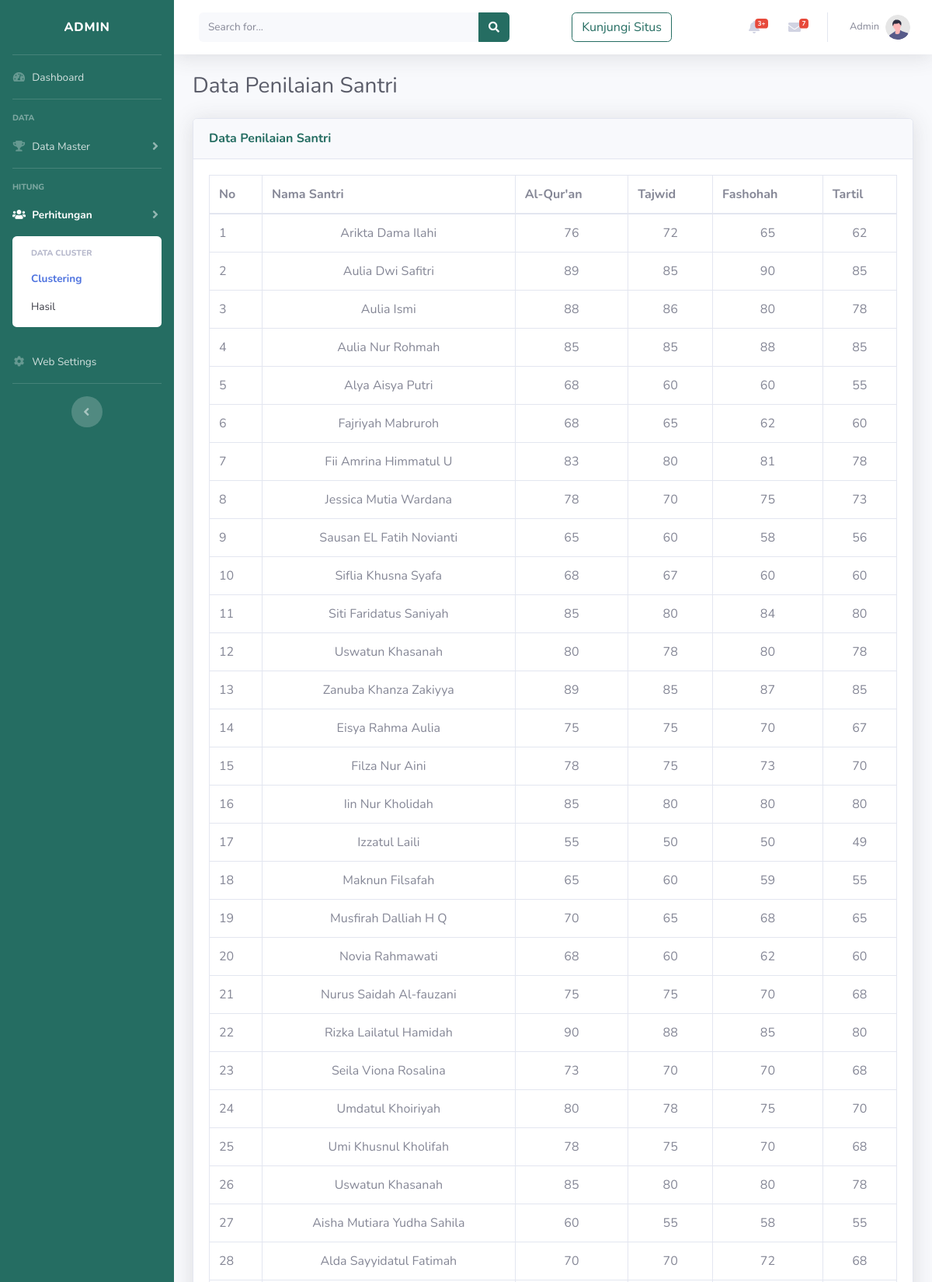
/admin/clustering.php (upper part), run on the app's committed database.
### tables this page shows
CREATE TABLE `tb_santri_2` (
  `id_santri` int(11) NOT NULL,
  `nama_santri` varchar(255) NOT NULL,
  `tempat_lahir` varchar(255) NOT NULL,
  `tanggal_lahir` varchar(100) NOT NULL,
  `no_hp` varchar(20) NOT NULL,
  `alamat` varchar(255) DEFAULT NULL,
  `alquran` varchar(100) NOT NULL,
  `tajwid` int(100) NOT NULL,
  `fashohah` int(100) NOT NULL,
  `tartil` int(100) NOT NULL
);

### admin/clustering.php (the view, shortened to what this page needs)
<?php include 'header.php'; ?>
<body id="page-top">
    <div id="wrapper">
        <ul class="navbar-nav bg-gradient-success sidebar sidebar-dark accordion" id="accordionSidebar">
            <a class="sidebar-brand d-flex align-items-center justify-content-center" href="index.php">
                <div class="sidebar-brand-icon">
                    <span>Admin</span>
                </div>
            </a>
            <hr class="sidebar-divider my-0">
            <li class="nav-item">
                <a class="nav-link" href="index.php">
                    <i class="fas fa-fw fa-tachometer-alt"></i>
                    <span>Dashboard</span></a>
                </li>
                <hr class="sidebar-divider">
                <div class="sidebar-heading">
                    Data
                </div>
                <li class="nav-item">
                    <a class="nav-link collapsed" href="#" data-toggle="collapse" data-target="#collapseTwo"
                    aria-expanded="true" aria-controls="collapseTwo">
                    <i class="fas fa-fw fa-trophy"></i>
                    <span>Data Master</span>
                </a>
            </li>
            <hr class="sidebar-divider">
            <div class="sidebar-heading">
                Hitung
            </div>
            <li class="nav-item active">
                <a class="nav-link collapsed" href="#" data-toggle="collapse" data-target="#collapsePages"
                aria-expanded="true" aria-controls="collapsePages">
                <i class="fas fa-fw fa-users"></i>
                <span>Perhitungan</span>
            </a>
            <div id="collapsePages" class="collapse show" aria-labelledby="headingPages" data-parent="#accordionSidebar">
                <div class="bg-white py-2 collapse-inner rounded">
                    <h6 class="collapse-header">Data Cluster</h6>
                    <a class="collapse-item active" href="clustering.php">Clustering</a>
                    <a class="collapse-item" href="hasil.php">Hasil</a>
                </div>
            </div>
        </li>
        <li class="nav-item">
            <a class="nav-link" href="settings.php">
                <i class="fas fa-fw fa-cog"></i>
                <span>Web Settings</span></a>
            </li>
            <hr class="sidebar-divider d-none d-md-block">
            <div class="text-center d-none d-md-inline">
                <button class="rounded-circle border-0" id="sidebarToggle"></button>
            </div>
        </ul>
        <?php include 'nav.php'; ?>
        <div class="container-fluid">
            <div class="d-sm-flex align-items-center justify-content-between mb-4">
                <h1 class="h3 mb-0 text-gray-800">Data Penilaian Santri</h1>
            </div>
            <div class="row">
                <div class="col-lg-12">
                    <div class="card shadow mb-4">
                        <div class="card-header py-3">
                            <h6 class="m-0 font-weight-bold text-success">Data Penilaian Santri
                            </h6>
                        </div>
                        <div class="card-body">
                           <div class="form-group">
                            <?php
                            $query = $koneksi->query("SELECT * FROM tb_santri_2");
                            ?>
                    <div class="table-responsive">
                        <table class="table table-bordered" id="dataTable" width="100%" cellspacing="0">
                            <thead>
                                <tr>
                                    <th>No</th>
                                    <th>Nama Santri</th>
                                    <th>Al-Qur'an</th>
                                    <th>Tajwid</th>
                                    <th>Fashohah</th>
                                    <th>Tartil</th>
                                </tr>
                            </thead>
                            <tbody>
                                <?php
                                $nomor=1;
                                while($data=$query->fetch_assoc()){
                                    ?>
                                    <tr>
                                        <td><?php echo $nomor++; ?></td>
                                        <td align="center" class="text-center"><?php echo $data['nama_santri']; ?></td>
                                        <td align="center" class="text-center"><?php echo $data['alquran']; ?></td>
                                        <td align="center" class="text-center"><?php echo $data['tajwid']; ?></td>
                                        <td align="center" class="text-center"><?php echo $data['fashohah']; ?></td>
                                        <td align="center" class="text-center"><?php echo $data['tartil']; ?></td>
                                    </tr>
                                <?php } ?>
                            </tbody>
                        </table>
                    </div>
                </div>
            </div>
        </div>
    </div>
</div>
</div>
</div>
</div>
</div>
</body>
</html>

### data on the page
tb_santri_2: nama_santri "Arikta Dama Ilahi", alquran "76", tajwid "72", fashohah "65", tartil "62"
tb_santri_2: nama_santri "Aulia Dwi Safitri", alquran "89", tajwid "85", fashohah "90", tartil "85"
tb_santri_2: nama_santri "Aulia Ismi", alquran "88", tajwid "86", fashohah "80", tartil "78"
tb_santri_2: nama_santri "Aulia Nur Rohmah", alquran "85", tajwid "85", fashohah "88", tartil "85"
tb_santri_2: nama_santri "Alya Aisya Putri", alquran "68", tajwid "60", fashohah "60", tartil "55"
tb_santri_2: nama_santri "Fajriyah Mabruroh", alquran "68", tajwid "65", fashohah "62", tartil "60"
tb_santri_2: nama_santri "Fii Amrina Himmatul U", alquran "83", tajwid "80", fashohah "81", tartil "78"
tb_santri_2: nama_santri "Jessica Mutia Wardana", alquran "78", tajwid "70", fashohah "75", tartil "73"
tb_santri_2: nama_santri "Sausan EL Fatih Novianti", alquran "65", tajwid "60", fashohah "58", tartil "56"
tb_santri_2: nama_santri "Siflia Khusna Syafa", alquran "68", tajwid "67", fashohah "60", tartil "60"
tb_santri_2: nama_santri "Siti Faridatus Saniyah", alquran "85", tajwid "80", fashohah "84", tartil "80"
tb_santri_2: nama_santri "Uswatun Khasanah", alquran "80", tajwid "78", fashohah "80", tartil "78"
tb_santri_2: nama_santri "Zanuba Khanza Zakiyya", alquran "89", tajwid "85", fashohah "87", tartil "85"
tb_santri_2: nama_santri "Eisya Rahma Aulia", alquran "75", tajwid "75", fashohah "70", tartil "67"
tb_santri_2: nama_santri "Filza Nur Aini", alquran "78", tajwid "75", fashohah "73", tartil "70"
tb_santri_2: nama_santri "Iin Nur Kholidah", alquran "85", tajwid "80", fashohah "80", tartil "80"
tb_santri_2: nama_santri "Izzatul Laili", alquran "55", tajwid "50", fashohah "50", tartil "49"
tb_santri_2: nama_santri "Maknun Filsafah", alquran "65", tajwid "60", fashohah "59", tartil "55"
tb_santri_2: nama_santri "Musfirah Dalliah H Q", alquran "70", tajwid "65", fashohah "68", tartil "65"
tb_santri_2: nama_santri "Novia Rahmawati", alquran "68", tajwid "60", fashohah "62", tartil "60"
tb_santri_2: nama_santri "Nurus Saidah Al-fauzani", alquran "75", tajwid "75", fashohah "70", tartil "68"
tb_santri_2: nama_santri "Rizka Lailatul Hamidah", alquran "90", tajwid "88", fashohah "85", tartil "80"
tb_santri_2: nama_santri "Seila Viona Rosalina", alquran "73", tajwid "70", fashohah "70", tartil "68"
tb_santri_2: nama_santri "Umdatul Khoiriyah", alquran "80", tajwid "78", fashohah "75", tartil "70"
tb_santri_2: nama_santri "Umi Khusnul Kholifah", alquran "78", tajwid "75", fashohah "70", tartil "68"
tb_santri_2: nama_santri "Uswatun Khasanah", alquran "85", tajwid "80", fashohah "80", tartil "78"
tb_santri_2: nama_santri "Aisha Mutiara Yudha Sahila", alquran "60", tajwid "55", fashohah "58", tartil "55"
tb_santri_2: nama_santri "Alda Sayyidatul Fatimah", alquran "70", tajwid "70", fashohah "72", tartil "68"
